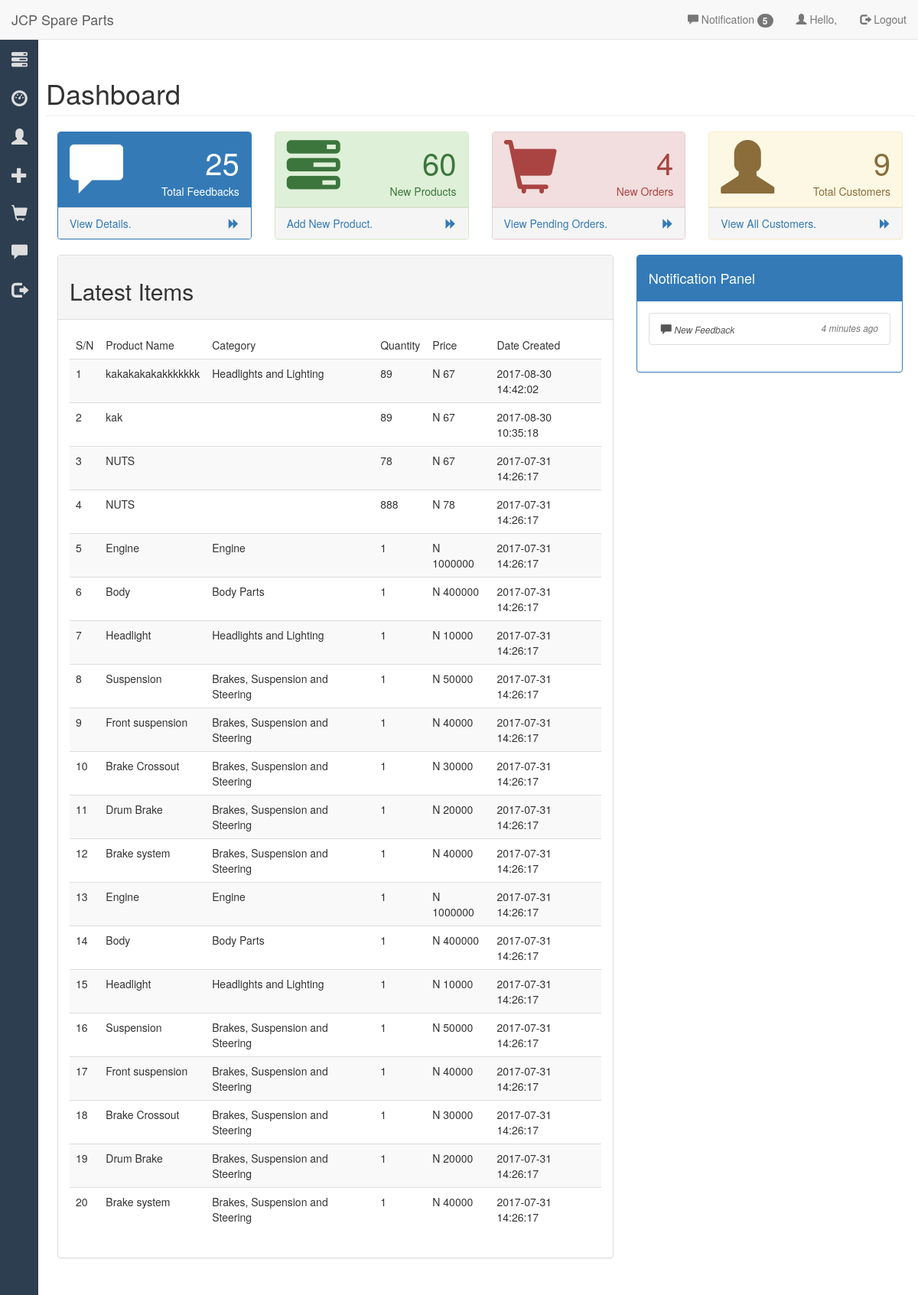
/Admin/dashboard.php, run on the app's committed database.
### tables this page shows
CREATE TABLE `products` (
  `prod_id` int(100) NOT NULL,
  `prod_cat` int(100) NOT NULL,
  `prod_brand` int(100) NOT NULL,
  `prod_title` varchar(300) NOT NULL,
  `prod_qty` int(11) NOT NULL DEFAULT '1',
  `prod_price` int(100) NOT NULL,
  `prod_desc` text NOT NULL,
  `prod_image` text NOT NULL,
  `dateCreated` timestamp NOT NULL DEFAULT CURRENT_TIMESTAMP ON UPDATE CURRENT_TIMESTAMP,
  `prod_keywords` text NOT NULL
);

CREATE TABLE `categories` (
  `cat_id` int(100) NOT NULL,
  `cat_title` text NOT NULL
);

### Admin/functions/users.php (called while the page is built, shortened)
<?php
function getDBRows($row, $orderBy) {
    global $con;
    if ($row == "users") {
        $data1 = mysqli_query($con, "SELECT * FROM $row WHERE user_role = 0 ORDER BY $orderBy DESC LIMIT 10");
    } else {
        $data1 = mysqli_query($con, "SELECT * FROM $row ORDER BY $orderBy DESC LIMIT 20");
    }
    return($data1);
}
function getCatName($id) {
    global $con;
    $data1 = mysqli_query($con, "SELECT cat_title FROM categories WHERE cat_id = $id");
    while ($res = $data1->fetch_assoc()) {
        return $res['cat_title'];
    }
}
function getRowNums($row, $col, $value) {
    global $con;
    if ($col == "" && ($value == "" || $value == 0)) {
        $result = $con->query("SELECT * FROM $row");
        $num = mysqli_num_rows($result);
    } else {
        $result = $con->query("SELECT * FROM $row WHERE $col = '$value'");
        $num = mysqli_num_rows($result);
    }
    return($num);
}

### Admin/include/dashboard.php (the view, shortened to what this page needs)
<?php
echo '
    <div class = "r">
        <div class="row">
            <div class="col-lg-12">
                <h1 class="page-header">Dashboard</h1>
            </div>
        </div>
        <div class="row" id="tabBox">
            <div class="col-lg-3 col-md-6 ">
                <div class="panel panel-primary">
                    <div class="panel-heading">
                        <div class="row">
                            <div class="col-xs-3">
                                <i style="font-size: 5em"class="glyphicon glyphicon-comment"></i>
                            </div>
                            <div class="col-xs-9 text-right">
                                <div style="font-size: 40px; text-align: right;"> '?>
                                    <?php
                                           echo getRowNums('feedbacktable','',0);
                                    echo '
                                </div>
                                <div style="font-size: 1em; text-align: right;">Total Feedbacks</div>
                            </div>
                        </div>
                    </div>
                    <a href="feedback.php">
                        <div class="panel-footer">
                            <span class="pull-left"> View Details </span>.
                            <span class="pull-right">
                                <i class="glyphicon glyphicon-forward"></i>
                            </span>
                            <div class="clear:both"></div>
                        </div>
                    </a>
                </div>
            </div>
            <div class="col-lg-3 col-md-6 ">
                <div class="panel panel-success">
                    <div class="panel-heading">
                        <div class="row">
                            <div class="col-xs-3">
                                <i style="font-size: 5em"class="glyphicon glyphicon-tasks"></i>
                            </div>
                            <div class="col-xs-9 text-right">
                                <div style="font-size: 40px; text-align: right;">
                                '?>
                                 <?php
                                        echo getRowNums('products','',0);
                                 echo '
                                </div>
                                <div style="font-size: 1em; text-align: right;">New Products</div>
                            </div>
                        </div>
                    </div>
                    <a href="addProduct.php">
                        <div class="panel-footer">
                            <span class="pull-left"> Add New Product </span>.
                            <span class="pull-right">
                                <i class="glyphicon glyphicon-forward"></i>
                            </span>
                            <div class="clear:both"></div>
                        </div>
                    </a>
                </div>
            </div>
            <div class="col-lg-3 col-md-6 ">
                <div class="panel panel-danger">
                    <div class="panel-heading">
                        <div class="row">
                            <div class="col-xs-3">
                                <i style="font-size: 5em"class="glyphicon glyphicon-shopping-cart"></i>
                            </div>
                            <div class="col-xs-9 text-right">
                                <div style="font-size: 40px; text-align: right;"> '?>
                                    <?php
                                           echo getRowNums('ordertable','Sta_ID',2);
                                    echo '
                                </div>
                                <div style="font-size: 1em; text-align: right;">New Orders</div>
                            </div>
                        </div>
                    </div>
                    <a href="order.php?t=Pending">
                        <div class="panel-footer">
                            <span class="pull-left"> View Pending Orders </span>.
                            <span class="pull-right">
                                <i class="glyphicon glyphicon-forward"></i>
                            </span>
                            <div class="clear:both"></div>
                        </div>
                    </a>
                </div>
            </div>
            <div class="col-lg-3 col-md-6 ">
                <div class="panel panel-warning">
                    <div class="panel-heading">
                        <div class="row">
                            <div class="col-xs-3">
                                <i style="font-size: 5em"class="glyphicon glyphicon-user"></i>
                            </div>
                            <div class="col-xs-9 text-right">
                                <div style="font-size: 40px; text-align: right;"> '?>
                                    <?php
                                           echo getRowNums('users','user_role',0);
                                    echo '
                                </div>
                                <div style="font-size: 1em; text-align: right;">Total Customers</div>
                            </div>
                        </div>
                    </div>
                    <a href="customers.php">
                        <div class="panel-footer ">
                            <span class="pull-left"> View All Customers </span>.
                            <span class="pull-right">
                                <i class="glyphicon glyphicon-forward"></i>
                            </span>
                            <div class="clear:both"></div>
                        </div>
                    </a>
                </div>
            </div>
        </div>
        <div class="container-fluid" id="dashboard">
            <div class="row">
                <div class="col-md-8">
                    <div class="panel panel-default">
                        <div class="panel-heading">
                            <h2>Latest Items</h2>
                        </div>
                        <div class="panel-body">
                            <div class = "table-responsive">
                                <table class="table table-hover table-striped">
                                    <thead class="">
                                        <tr>
                                            <td>S/N</td>
                                            <td>Product Name</td>
                                            <td>Category</td>
                                            <td>Quantity</td>
                                            <td>Price</td>
                                            <td>Date Created</td>
                                        </tr>
                                    </thead>
                                    <tbody>
                                            '
                                            ?>
                                              <?php
                                                    $data = getDBRows('products', 'prod_id');
                                                    $count = 1;
                                                while($query_run = mysqli_fetch_assoc($data)){
                                                    echo '<tr>
                                                        <td>';
                                                            ?>
                                                                <?php echo $count++; ?>
                                                          <?php echo '
                                                        </td>
                                                        <td>';
                                                            ?>
                                                                <?php echo $query_run['prod_title']; ?>
                                                          <?php echo '
                                                        </td>
                                                        <td>';
                                                            ?>
                                                                <?php echo getCatName($query_run['prod_cat']); ?>
                                                          <?php echo '
                                                        </td>
                                                         <td>';
                                                            ?>
                                                                <?php echo $query_run['prod_qty']; ?>
                                                          <?php echo '
                                                        </td>
                                                         <td>';
                                                            ?>
                                                                <?php echo 'N '.$query_run['prod_price']; ?>
                                                          <?php echo '
                                                        </td>
                                                         <td>';
                                                            ?>
                                                                <?php echo $query_run['dateCreated']; ?>
                                                          <?php echo '
                                                        </td>
                                                    </tr>
                                                 ';
                                                }
                                              ?>
                                         <?php echo '
                                    </tbody>
                                </table>
                            </div>
                        </div>
                    </div>
                </div>
                <div class="col-md-4">';
?>
<?php include('./include/notification.php'); ?>
<?php
echo '
                </div>
            </div>
        </div>
    </div>
';

### Admin/css/css.css (style rules this page uses)
a { text-decoration: none; }
#tabBox { margin: 0px; padding: 0px; }

### data on the page
products: prod_title "kakakakakakkkkkkk", prod_cat.cat_title "Headlights and Lighting", prod_qty "89", prod_price "67", dateCreated "2017-08-30 14:42:02"
products: prod_title "kak", prod_qty "89", prod_price "67", dateCreated "2017-08-30 10:35:18"
products: prod_title "NUTS", prod_qty "78", prod_price "67", dateCreated "2017-07-31 14:26:17"
products: prod_title "NUTS", prod_qty "888", prod_price "78", dateCreated "2017-07-31 14:26:17"
products: prod_title "Engine", prod_cat.cat_title "Engine", prod_qty "1", prod_price "1000000", dateCreated "2017-07-31 14:26:17"
products: prod_title "Body", prod_cat.cat_title "Body Parts", prod_qty "1", prod_price "400000", dateCreated "2017-07-31 14:26:17"
products: prod_title "Headlight", prod_cat.cat_title "Headlights and Lighting", prod_qty "1", prod_price "10000", dateCreated "2017-07-31 14:26:17"
products: prod_title "Suspension", prod_cat.cat_title "Brakes, Suspension and Steering", prod_qty "1", prod_price "50000", dateCreated "2017-07-31 14:26:17"
products: prod_title "Front suspension", prod_cat.cat_title "Brakes, Suspension and Steering", prod_qty "1", prod_price "40000", dateCreated "2017-07-31 14:26:17"
products: prod_title "Brake Crossout", prod_cat.cat_title "Brakes, Suspension and Steering", prod_qty "1", prod_price "30000", dateCreated "2017-07-31 14:26:17"
products: prod_title "Drum Brake", prod_cat.cat_title "Brakes, Suspension and Steering", prod_qty "1", prod_price "20000", dateCreated "2017-07-31 14:26:17"
products: prod_title "Brake system", prod_cat.cat_title "Brakes, Suspension and Steering", prod_qty "1", prod_price "40000", dateCreated "2017-07-31 14:26:17"
products: prod_title "Engine", prod_cat.cat_title "Engine", prod_qty "1", prod_price "1000000", dateCreated "2017-07-31 14:26:17"
products: prod_title "Body", prod_cat.cat_title "Body Parts", prod_qty "1", prod_price "400000", dateCreated "2017-07-31 14:26:17"
products: prod_title "Headlight", prod_cat.cat_title "Headlights and Lighting", prod_qty "1", prod_price "10000", dateCreated "2017-07-31 14:26:17"
products: prod_title "Suspension", prod_cat.cat_title "Brakes, Suspension and Steering", prod_qty "1", prod_price "50000", dateCreated "2017-07-31 14:26:17"
products: prod_title "Front suspension", prod_cat.cat_title "Brakes, Suspension and Steering", prod_qty "1", prod_price "40000", dateCreated "2017-07-31 14:26:17"
products: prod_title "Brake Crossout", prod_cat.cat_title "Brakes, Suspension and Steering", prod_qty "1", prod_price "30000", dateCreated "2017-07-31 14:26:17"
products: prod_title "Drum Brake", prod_cat.cat_title "Brakes, Suspension and Steering", prod_qty "1", prod_price "20000", dateCreated "2017-07-31 14:26:17"
products: prod_title "Brake system", prod_cat.cat_title "Brakes, Suspension and Steering", prod_qty "1", prod_price "40000", dateCreated "2017-07-31 14:26:17"

### other printed values
getRowNums('feedbacktable','',0) "25"
getRowNums('products','',0) "60"
getRowNums('ordertable','Sta_ID',2) "4"
getRowNums('users','user_role',0) "9"
